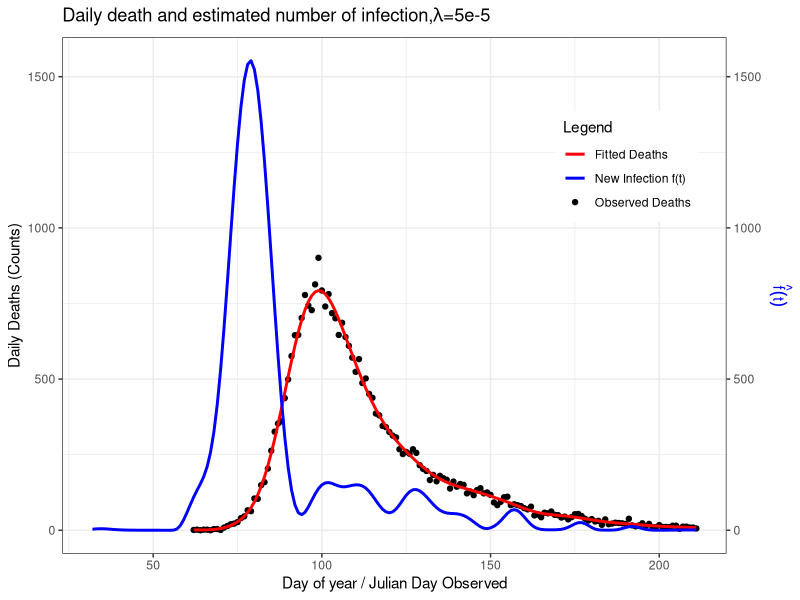
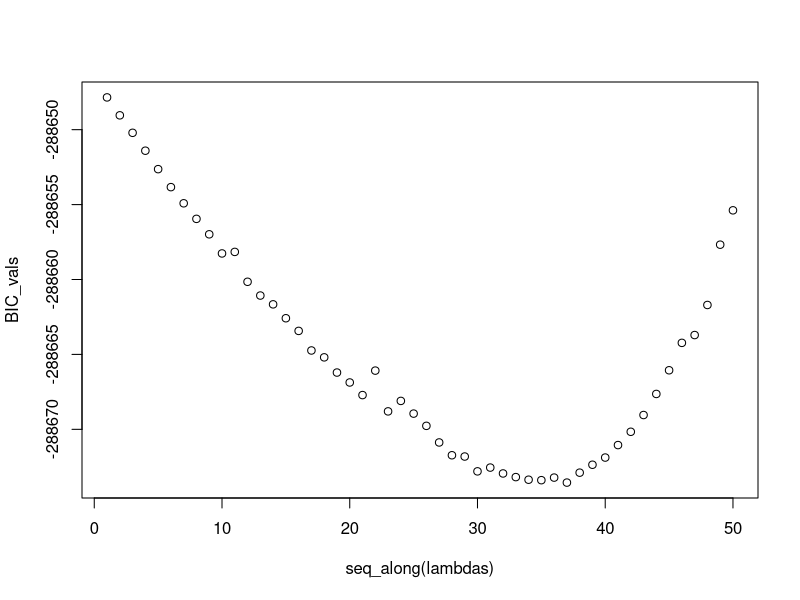
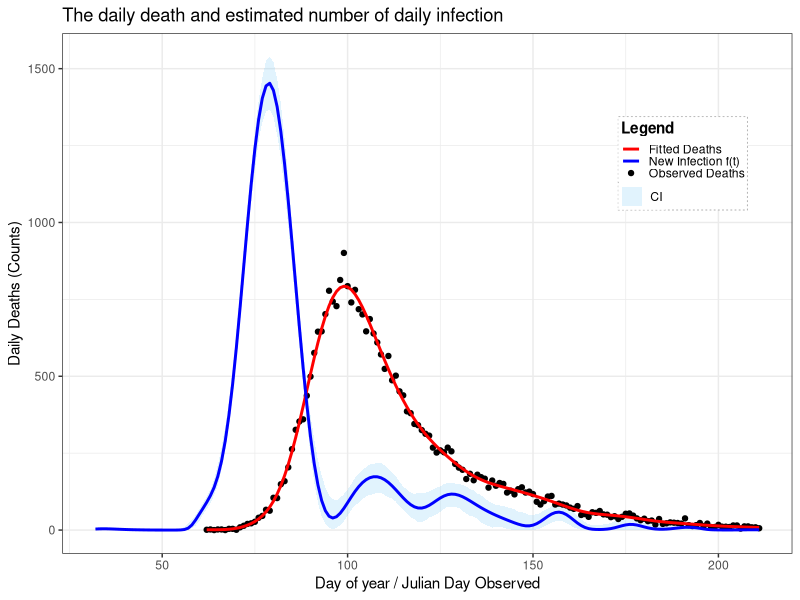

Write the R code that produced these figures, in order.
start <- Sys.time()
##=============== PROJECT 3 - EXTENDED STATISTICAL PROGRAMMING =================

# Group 12 
# Aseel Alghamdi : S2901228
# Fenanda Dwitha Kurniasari : S2744048
# Nurmawiya : S2822251

# Aseel     : Make function to contruct X, X tilde, and S (make_matrice)
#             Make objective function and its derivative
#             Revise and put comment on code
# Fenanda   : Bootstrap Uncertainty
#             Make final plot
#             Revise and put comment on code
# Nurmawiya : Preliminary Sanity Check with initial lambda, making plot
#             Fit the model using BFGS
#             Revise and put comment on code

# Repository Link
# https://github.com/fenandadwithak/Team12/tree/main/Proj3

# ==============================================================================
##                                  OUTLINE
# ==============================================================================
# This script implements a full deconvolution model to infer the daily number
# of new Covid-19 infections in England during 2020 from observed hospital
# death counts. The work follows these steps:
#
# 1. Construct the matrices required for the model: 
#       - X̃ : the B-spline basis matrix used to represent f(t)
#       - X  : the corresponding model matrix for expected deaths, obtained by
#              convolving X̃ with the infection-to-death delay distribution
#       - S  : the second-difference penalty matrix controlling smoothness.
#
# 2. Write functions for the penalised negative log-likelihood and its gradient
#    with respect to γ, where β = exp(γ) ensures positivity. Verify the gradient
#    numerically using finite differences.
#
# 3. Fit the model with a fixed smoothing parameter λ = 5e-5 as an initial
#    diagnostic check, and plot the observed deaths, fitted deaths, and the
#    corresponding infection curve f(t) to confirm sensible behaviour.
#
# 4. Select the smoothing parameter by minimising the Bayesian Information
#    Criterion (BIC). A grid of λ values is explored over log-scale
#    seq(-13, -7, length = 50), and the effective degrees of freedom are
#    computed from the Hessian at each fit.
#
# 5. Quantify uncertainty in the estimated infection curve using
#    non-parametric bootstrap resampling. Bootstrap weights are generated and
#    the model is refitted for 200 iterations to obtain a distribution of f(t).
#
# 6. Produce the final visual outputs: 
#       - observed vs fitted hospital deaths, and 
#       - the estimated infection trajectory f(t) with 95% bootstrap intervals

##===================== Data Preparation & Load library ========================
library(splines) #provides functions for constructing B-spline basis matrices
library(ggplot2) #used later for plotting fitted deaths and infection curves

df <- read.table("engcov.txt", header = TRUE) #load covid-19 deaths datasets
y <- df$nhs #observed deaths on each day
t <- df$julian #corresponding day-of-year in 2020
n <- length(y) #total observation

#probability distribution for the delay from infection to death (1–80 days)
d <- 1:80; edur <- 3.151 #mean (on log-scale) of log-normal delay distribution
sdur <- .469 #sd (on log-scale)
pd <- dlnorm(d, edur, sdur) #unnormalised probabilities
pd <- pd / sum(pd) #normalise to sum to 1

##==================== (1) Construct X, Xtilde, and S ==========================
make_matrices <- function(t, K=80) {
  # Function to construct the matrices required for the deconvolution model:
  #   - Xtilde : B-spline basis for representing f(t)
  #   - X      : model matrix mapping beta to expected deaths (via convolution)
  #   - S      : second-difference penalty matrix for smoothing beta
  #
  # Arguments:
  #   t : vector of observation days (Julian day of 2020)
  #   K : number of B-spline basis functions (default 80)
  #
  # Returns:
  #   A list containing Xtilde, X, and S.
  
  ## ----- Construct Xtilde (spline basis for f(t)) -----
  # Internal knots run from (min death day - 30) to max death day.
  # The subtraction of 30 allows f(t) to include infections up to ~30 days
  # before the first recorded death.
  
  # internal knots: K-2 points spanning the modelling range of f(t)
  internal_knots <- seq(min(t) - 30, max(t), length.out = K - 2)
  step <- diff(internal_knots[2:3]) #calculating space between adjacent knots
  #constructing full knots sequence up to total of K + 4 = 84
  full_knots <- c(internal_knots[1] - step * 3:1, #3 exterior knots before
                  internal_knots, #internal knots
                  internal_knots[length(internal_knots)] + step * 1:3)
                  #3 exterior knots after
  
  #construct matrix X-tilde using splineDesign with 84 knots as defined 
  #before starting from min(t)-30 until max(t) with order of the spline = 4
  Xtilde <- splineDesign(knots=full_knots, 
                         x=(min(t)-30):max(t), 
                         ord=4, # cubic splines
                         outer.ok= TRUE)
  
  # Construct X
  X <- matrix(0, nrow=length(t), ncol=ncol(Xtilde)) # initialize matrix to store
  #for every value in length(t) = 150
  # Execute for each observation of time (1:150)
  for (i in 1:length(t)) {
    j_max <- min(80, 29 + i) ## define upper bound for summation
    for (j in 1:j_max) { ## calculate for each days until death 
      # fill corresponding cells with corresponding element X_tilde and prob 
      # death time function
      X[i,] <- X[i,] + Xtilde[30 + i - j,] * pd[j] 
    }
  }
  
  # Construct S (Penalised Matrix)
  S <- crossprod(diff(diag(ncol(X)), diff=2))
  
  list(Xtilde=Xtilde, X=X, S=S) ## return the output into a list 
}##make_matrices

mats <- make_matrices(t) #construct matrices for the observed days
X <- mats$X ## X
S <- mats$S ## S (second-difference penalty)
Xtilde <- mats$Xtilde ## X tilde

##============= (2) Function Penalised NLL and its Objective Func. =============

# In this part, we define objective function to be optimised. For this case, 
# it's already given that f(t) has possion GLM distribution

# First, we know that (log likehood funct of poisson) formula for poisson 
#        l = ∑[yi.log(μi)−μi−log(yi!)]
#        where  μ = Xβ
#        Also, we drop log(yi!) as it does not depends on parameter
#   
# NLL = - ∑(Xβ−y⋅log(Xβ))[Negative loglikelihood function], where μ = X β and 
#       β=exp(γ). The exponential reparameterisation ensures β>0.
#
# Then, the penalty is applied to β (control smoothness of the function), 
#       P = 0.5λβ'Sβ

# Penalised NLL = NLL + P

# Objective Function
pen_nll <- function(gamma, X, y, S, lambda, weight=1) {
  # Function to compute penalised negative log likehood
  # Input/Argument : (1) Gamma : K-vector of spline coefficients
  #                  (2) y : the deaths on day of the year ti
  #                  (3) S : penalised matrix
  #                  (4) lambda : smoothing parameter
  #                  (5) weight : weight for bootstraping sampled data
  #                      adjusted for more general use in this case
  
  # Output/Return  : single numeric value of pen_nll
  beta <- exp(gamma) # β = exp(γ)
  mu <- as.vector(X %*% beta) # μ = Xβ
  #ll formulae dropping the constant of lgamma(y+1)
  ll <- sum(weight*((y * log(mu)) - mu))
  # likelihood funct of possion dist
  penalty <- 0.5 * lambda * t(beta) %*% (S %*% beta) # penalty
  return(-ll + penalty)
}##pen_nll

# Define Gradient vector of Objective Function/ its derivative vector 
pen_grad <- function(gamma, X, y, S, lambda, weight=1) {
  # Function to compute derivative vector
  # Input/Argument : (1) Gamma : K-vector of spline coefficients
  #                  (2) y : the deaths on day of the year ti
  #                  (3) S : penalised matrix
  #                  (4) lambda : smoothing parameter
  #                  (5) weight : weight for bootstraping sampled data
  #                      adjusted for more general use in this case
  
  beta <- exp(gamma) # β = exp(γ), ensures positivity
  mu <- X %*% beta # μ = Xβ
  F <- t(X) %*% (weight*(y / mu - 1)) # ∂li/∂γj; or F =  diag(yi/µi−1).X.diag(β) 
  grad_ll <- -F * beta # total derivative for all data
  grad_pen <- lambda * (beta * (S %*% beta)) # total gradient for penalty 
  return(as.vector(grad_ll + grad_pen))
}

# Checking the derivative (From SP Notes pg 74)
K <- 80
fd <- gamma0 <- rep(0, K) #start from all zeros
lambda <- 5e-5 
pen_nll0 <- pen_nll(gamma0, X, y, S, lambda) 
eps <- 1e-7
for (i in 1:length(gamma0)) {
  gamma1 <- gamma0; gamma1[i] <- eps
  pen_nll1 <- pen_nll(gamma1,X,y,S,lambda)
  fd[i] <- (pen_nll1 - pen_nll0)/eps
}
range(fd - pen_grad(gamma0, X, y, S, lambda)) ## apx zero, correct gradient

##================ (3) Fit the model using BFGS optimization ===================
gamma0 <- rep(0, K)       # initial values for gamma
lambda <- 5e-5            # fixed smoothing parameter for sanity check

#minimise the penalised negative log-likelihood using BFGS.
#the analytic gradient (pen_grad) is supplied to improve optimisation stability
fit <- optim(
  par     = gamma0,                 # initial gamma
  fn      = pen_nll,                # objective function
  gr      = pen_grad,               # analytic gradient
  method  = "BFGS",                 # efficient for smooth problems
  X=X, y=y, S=S, lambda=lambda
)

beta_hat <- exp(fit$par) #estimated spline coefficients - beta hat
mu_hat <- as.vector(X %*% beta_hat) #fitted deaths - mu hat

# Construct data frames for plotting:
#   deaths_df : observed deaths and fitted deaths
#   infect_df : estimated infection curve f̂(t) = Xtilde*beta hat
deaths_df <- data.frame(day = t, deaths = y, fitted = mu_hat)
infect_df <- data.frame(day = (min(t)-30):max(t),
                        f_hat = as.vector(Xtilde %*% beta_hat))

# Plot the observed deaths, fitted deaths, and estimated infection curve f(t)
windows()
ggplot() +
  geom_point(data = deaths_df,
             aes(x = day, y = deaths, color = "Observed Deaths"), size=1.5) +
  geom_line(data = deaths_df,
            aes(x = day, y = fitted, color = "Fitted Deaths"), size=1) +
  geom_line(data = infect_df,
            aes(x = day, y = f_hat, color = "New Infection f(t)"), size = 1) +
  labs(
    x = "Day of year / Julian Day Observed",
    y = "Daily Deaths (Counts)",
    title = expression(paste("Daily death and estimated number of infection,",
                             lambda, "=5e-5")),
    color = "Legend"
  ) +
  scale_color_manual(
    values = c(
      "Observed Deaths" = "black",
      "Fitted Deaths" = "red",
      "New Infection f(t)" = "blue"
    )) +
  theme_bw() +
  theme(
    axis.title.y.left = element_text(color="black"),
    axis.title.y.right = element_text(color="blue"),
    legend.position = c(0.85, 0.75)
  ) +
  scale_y_continuous(sec.axis = sec_axis(~., name = expression(hat(f)(t))))

##================ (4) Fit the model using BFGS optimization ===================
gamma2 <- fit$par
lambdas <- exp(seq(-13, -7, length=50))
BIC_vals <- numeric(length(lambdas))

for (i in seq_along(lambdas)) {
  fit <- optim(par=gamma2, fn=pen_nll, gr=pen_grad, method="BFGS",
               X=X, y=y, S=S, lambda=lambdas[i])
  beta_hat <- exp(fit$par)
  mu_hat <- as.vector(X %*% beta_hat)
  W <- diag(as.vector(y / mu_hat^2))
  H0 <- t(X) %*% W %*% X
  H_lambda <- H0 + lambdas[i] * S
  EDF <- sum(diag(solve(H_lambda, H0)))
  ll <- sum(y * log(mu_hat) - mu_hat)
  BIC_vals[i] <- -2 * ll + log(length(y)) * EDF
}

#plot BIC against lambda
best_lambda <- lambdas[which.min(BIC_vals)]
windows()
plot(seq_along(lambdas), BIC_vals)
cat("Best lambda:", best_lambda, "\n")

##=============== (5) Non Parametric Bootstrap Uncertainty =====================
# Initialize number of replicate sample
n_bootstrap <- 200 

# Initialize matrix to store bootstrap replicates
mat_boots <- matrix(NA, nrow=nrow(Xtilde), ncol=n_bootstrap)

for (b in 1:n_bootstrap) {
  wb <- tabulate(sample(n, replace=TRUE), n)
  fit_b <- optim(gamma2, 
                 pen_nll, gr=pen_grad, 
                 method="BFGS",
                 y=y, X=X, S=S, 
                 lambda=best_lambda, 
                 weight=wb)
  beta_b <- exp(fit_b$par)
  mat_boots[,b] <- Xtilde %*% beta_b ## estimate number of new infection
}

##=====================(6) Final Plot===========================================

# Estimate the daily new infection rate f(t) with its 95% confidence limits
infect <- data.frame(time_ft=(min(t)-30):max(t), 
                    mean_ft=rowMeans(mat_boots), #estimated mean of f(t)
                    sd_ft=apply(mat_boots,1,sd), #estimated sd of f(t)
                    
                    # apply is used for calculate quantile per row/observed days
                    lb_ft = apply(mat_boots, 1, quantile, probs=0.025),
                    ub_ft = apply(mat_boots, 1, quantile, probs=0.975)
                    )

# Estimate death and observed death
beta_hat <- exp(gamma2) #
mu_hat <- as.vector(X %*% beta_hat) # mean deaths per day (from based fit model)
deaths <- data.frame(day = t, deaths = y, model_fit = mu_hat)

# Final Plot (Bootstrap)
ggplot() +
  ## Add 95% CI to plot
  geom_ribbon(
    data = infect,
    aes(x = time_ft, ymin = lb_ft, ymax = ub_ft, fill = "CI")
  ) +
  ## Add point represents death recorded from nhs data
  geom_point(
    data = deaths,
    aes(x = day, y = deaths, color = "Observed Deaths"),
    size = 1.5
  ) +
  ## Add line represents estimated death
  geom_line(
    data = deaths,
    aes(x = day, y = mu_hat, color = "Fitted Deaths"),
    size = 1
  ) +
  ## Add line represents estimated f(t) based on 200 replicates data
  geom_line(
    data = infect,
    aes(x = time_ft, y = mean_ft, color = "New Infection f(t)"),
    size = 1
  ) +
  ## Add label
  labs(
    x = "Day of year / Julian Day Observed",
    y = "Daily Deaths (Counts)",
    title = "The daily death and estimated number of daily infection",
    color = "Legend",
    fill = "Legend"
  ) +
  ## Add legend for line and points
  scale_color_manual(
    values = c(
      "Observed Deaths" = "black",
      "Fitted Deaths" = "red",
      "New Infection f(t)" = "blue"
    ),
    guide = "legend"
  ) +
  ## Add legend for CI
  scale_fill_manual(
    values = c("CI" = rgb(0.53, 0.81, 0.98, 0.25)),
    guide = "legend"
  ) +
  guides(
    color = guide_legend(
      title = "Legend",
      order = 1,
      override.aes = list(fill = NA)
    ),
    fill = guide_legend(
      title = NULL, ## no titles for CI's legend
      order = 1,
      override.aes = list(
        linetype = 0,
        shape = 22,
        size = 5,
        color = NA,
        fill = rgb(0.53, 0.81, 0.98, 0.25)
      )
    )
  ) +
  theme_bw() +
  # Adjust position
  theme(
    legend.position = c(0.85, 0.75),
    legend.background = element_rect(fill = alpha("white", 0.7), color = NA),
    legend.box.background = element_rect(color = "gray70", linetype = "dotted"),
    legend.title = element_text(face = "bold"),
    legend.key.height = unit(0.4, "lines"),
    legend.key.width  = unit(1, "lines"),
    legend.spacing.y  = unit(0.05, "lines"),
    legend.margin = margin(2, 2, 2, 2)
  )

end <- Sys.time()
end-start
